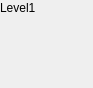
<?xml version="1.0" encoding="UTF-8"?>
<ui version="4.0">
 <class>MainWindow</class>
 <widget class="QMainWindow" name="MainWindow">
  <property name="geometry">
   <rect>
    <x>0</x>
    <y>0</y>
    <width>93</width>
    <height>88</height>
   </rect>
  </property>
  <property name="windowTitle">
   <string>MainWindow</string>
  </property>
  <widget class="QWidget" name="centralwidget">
   <widget class="QLabel" name="label">
    <property name="geometry">
     <rect>
      <x>0</x>
      <y>0</y>
      <width>59</width>
      <height>16</height>
     </rect>
    </property>
    <property name="text">
     <string>Level1</string>
    </property>
   </widget>
   <widget class="caInclude" name="cainclude">
    <property name="geometry">
     <rect>
      <x>0</x>
      <y>20</y>
      <width>41</width>
      <height>61</height>
     </rect>
    </property>
    <property name="filename" stdset="0">
     <string notr="true">Level1/Level2A.ui</string>
    </property>
   </widget>
   <widget class="caInclude" name="cainclude_2">
    <property name="geometry">
     <rect>
      <x>40</x>
      <y>20</y>
      <width>41</width>
      <height>21</height>
     </rect>
    </property>
    <property name="filename" stdset="0">
     <string notr="true">Level1/Level2/Level3A.ui</string>
    </property>
   </widget>
  </widget>
 </widget>
 <customwidgets>
  <customwidget>
   <class>caInclude</class>
   <extends>QWidget</extends>
   <header>caInclude</header>
  </customwidget>
 </customwidgets>
 <resources/>
 <connections/>
</ui>
